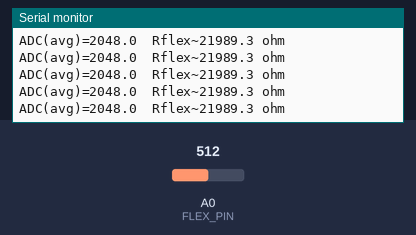
This sketch was run on a simulated Arduino Zero (SAMD21). Shown: the last lines printed to the serial monitor. Inputs (shaded band) come from the test bench; at power-on: A0 (FLEX_PIN) = 512 (analog values on the 0–1023 scale).

Above: at 1.4 s.
1.5 s: A0 (FLEX_PIN) set to 0
At 2.31 s:
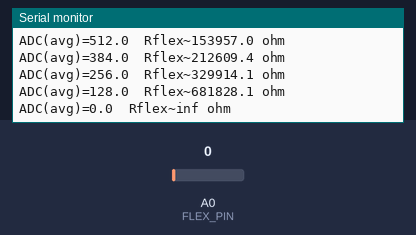
4.1 s: A0 (FLEX_PIN) set to 122
At 4.12 s:
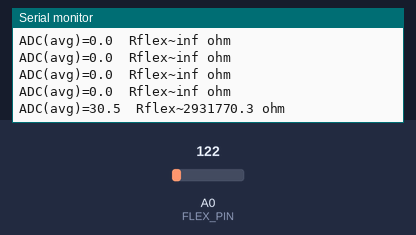
Timing chart, 0 to 7.1 s (numbered marks = the images above; inputs shaded):
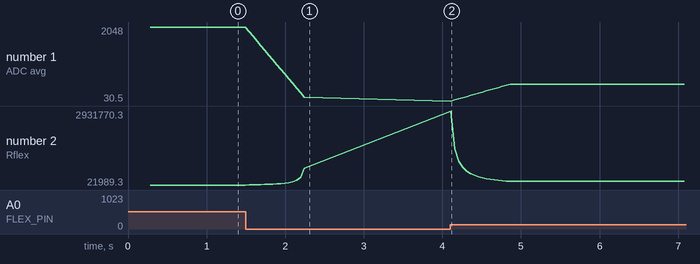

Measured:
- after the input at 1.5 s, the serial monitor: prints a new line at once (image 1)
- after the input at 4.1 s, the serial monitor: prints a new line at once (image 2)
- plotted number 1: 2048 → 128 after the input at 1.5 s, 128 → 488 after the input at 4.1 s
- plotted number 2: 21989.3 → 681828.1 after the input at 1.5 s, 681828.1 → 162610.6 after the input at 4.1 s

The sketch:

FlexSensor.ino
```cpp
#include <Arduino.h>

#define FLEX_PIN A0

static const float R_FIXED = 22000.0f;
static const float VCC = 3.3f;
static const int N = 16;
static uint16_t buf[N];
static uint32_t sum = 0;
static int idx = 0;

static float estimateRflexFromADC(float adcAvg, float adcMax)
{
  float vNode = (VCC * adcAvg) / adcMax;

  if (vNode < 0.001f) return INFINITY;
  return R_FIXED * (VCC - vNode) / vNode;
}

void setup()
{
  Serial.begin(115200);
  delay(200);

  analogReadResolution(12);
  for (int i = 0; i < N; i++) {
    uint16_t x = analogRead(FLEX_PIN);
    buf[i] = x;
    sum += x;
    delay(5);
  }

  Serial.println("Flex sensor started.");
}

void loop()
{
  uint16_t x = analogRead(FLEX_PIN);

  sum -= buf[idx];
  buf[idx] = x;
  sum += buf[idx];
  idx = (idx + 1) % N;

  float adcAvg = (float)sum / (float)N;
  float rFlex = estimateRflexFromADC(adcAvg, 4095.0f);

  Serial.print("ADC(avg)=");
  Serial.print(adcAvg, 1);
  Serial.print("  Rflex~");
  if (isinf(rFlex)) Serial.print("inf");
  else Serial.print(rFlex, 1);
  Serial.println(" ohm");

  delay(50);
}
```
